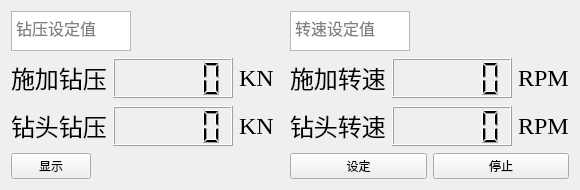
<?xml version="1.0" encoding="UTF-8"?>
<ui version="4.0">
 <class>Control</class>
 <widget class="QWidget" name="Control">
  <property name="geometry">
   <rect>
    <x>0</x>
    <y>0</y>
    <width>580</width>
    <height>190</height>
   </rect>
  </property>
  <property name="maximumSize">
   <size>
    <width>580</width>
    <height>190</height>
   </size>
  </property>
  <property name="windowTitle">
   <string>Form</string>
  </property>
  <layout class="QGridLayout" name="gridLayout">
   <item row="0" column="0">
    <layout class="QVBoxLayout" name="verticalLayout_2">
     <item>
      <layout class="QHBoxLayout" name="horizontalLayout_6">
       <item>
        <widget class="QTextEdit" name="tE_WOB_Set">
         <property name="minimumSize">
          <size>
           <width>120</width>
           <height>40</height>
          </size>
         </property>
         <property name="maximumSize">
          <size>
           <width>120</width>
           <height>40</height>
          </size>
         </property>
         <property name="font">
          <font>
           <pointsize>12</pointsize>
          </font>
         </property>
         <property name="layoutDirection">
          <enum>Qt::LeftToRight</enum>
         </property>
         <property name="markdown">
          <string/>
         </property>
         <property name="placeholderText">
          <string>钻压设定值</string>
         </property>
        </widget>
       </item>
       <item>
        <spacer name="horizontalSpacer_3">
         <property name="orientation">
          <enum>Qt::Horizontal</enum>
         </property>
         <property name="sizeHint" stdset="0">
          <size>
           <width>40</width>
           <height>20</height>
          </size>
         </property>
        </spacer>
       </item>
      </layout>
     </item>
     <item>
      <layout class="QHBoxLayout" name="horizontalLayout_2">
       <item>
        <widget class="QLabel" name="label">
         <property name="maximumSize">
          <size>
           <width>100</width>
           <height>40</height>
          </size>
         </property>
         <property name="font">
          <font>
           <family>微软雅黑</family>
           <pointsize>18</pointsize>
          </font>
         </property>
         <property name="text">
          <string>施加钻压</string>
         </property>
        </widget>
       </item>
       <item>
        <widget class="QLCDNumber" name="lN_WOB_infliction">
         <property name="minimumSize">
          <size>
           <width>120</width>
           <height>40</height>
          </size>
         </property>
         <property name="maximumSize">
          <size>
           <width>120</width>
           <height>40</height>
          </size>
         </property>
        </widget>
       </item>
       <item>
        <widget class="QLabel" name="label_3">
         <property name="font">
          <font>
           <family>Times New Roman</family>
           <pointsize>18</pointsize>
          </font>
         </property>
         <property name="text">
          <string>KN</string>
         </property>
        </widget>
       </item>
      </layout>
     </item>
     <item>
      <layout class="QHBoxLayout" name="horizontalLayout_4">
       <item>
        <widget class="QLabel" name="label_7">
         <property name="maximumSize">
          <size>
           <width>100</width>
           <height>40</height>
          </size>
         </property>
         <property name="font">
          <font>
           <family>微软雅黑</family>
           <pointsize>18</pointsize>
          </font>
         </property>
         <property name="text">
          <string>钻头钻压</string>
         </property>
        </widget>
       </item>
       <item>
        <widget class="QLCDNumber" name="lN_WOB_Bit">
         <property name="minimumSize">
          <size>
           <width>120</width>
           <height>40</height>
          </size>
         </property>
         <property name="maximumSize">
          <size>
           <width>120</width>
           <height>40</height>
          </size>
         </property>
        </widget>
       </item>
       <item>
        <widget class="QLabel" name="label_8">
         <property name="font">
          <font>
           <family>Times New Roman</family>
           <pointsize>18</pointsize>
          </font>
         </property>
         <property name="text">
          <string>KN </string>
         </property>
        </widget>
       </item>
      </layout>
     </item>
    </layout>
   </item>
   <item row="0" column="1">
    <layout class="QVBoxLayout" name="verticalLayout">
     <item>
      <layout class="QHBoxLayout" name="horizontalLayout_5">
       <item>
        <widget class="QTextEdit" name="tE_RPM_Set">
         <property name="minimumSize">
          <size>
           <width>120</width>
           <height>40</height>
          </size>
         </property>
         <property name="maximumSize">
          <size>
           <width>120</width>
           <height>40</height>
          </size>
         </property>
         <property name="font">
          <font>
           <pointsize>12</pointsize>
          </font>
         </property>
         <property name="placeholderText">
          <string>转速设定值</string>
         </property>
        </widget>
       </item>
       <item>
        <spacer name="horizontalSpacer">
         <property name="orientation">
          <enum>Qt::Horizontal</enum>
         </property>
         <property name="sizeHint" stdset="0">
          <size>
           <width>40</width>
           <height>20</height>
          </size>
         </property>
        </spacer>
       </item>
      </layout>
     </item>
     <item>
      <layout class="QHBoxLayout" name="horizontalLayout">
       <item>
        <widget class="QLabel" name="label_2">
         <property name="maximumSize">
          <size>
           <width>100</width>
           <height>40</height>
          </size>
         </property>
         <property name="font">
          <font>
           <family>微软雅黑</family>
           <pointsize>18</pointsize>
          </font>
         </property>
         <property name="text">
          <string>施加转速</string>
         </property>
        </widget>
       </item>
       <item>
        <widget class="QLCDNumber" name="lN_RPM_infliction">
         <property name="minimumSize">
          <size>
           <width>120</width>
           <height>40</height>
          </size>
         </property>
         <property name="maximumSize">
          <size>
           <width>120</width>
           <height>40</height>
          </size>
         </property>
        </widget>
       </item>
       <item>
        <widget class="QLabel" name="label_4">
         <property name="font">
          <font>
           <family>Times New Roman</family>
           <pointsize>18</pointsize>
          </font>
         </property>
         <property name="text">
          <string>RPM</string>
         </property>
        </widget>
       </item>
      </layout>
     </item>
     <item>
      <layout class="QHBoxLayout" name="horizontalLayout_3">
       <item>
        <widget class="QLabel" name="label_5">
         <property name="maximumSize">
          <size>
           <width>100</width>
           <height>40</height>
          </size>
         </property>
         <property name="font">
          <font>
           <family>微软雅黑</family>
           <pointsize>18</pointsize>
          </font>
         </property>
         <property name="text">
          <string>钻头转速</string>
         </property>
        </widget>
       </item>
       <item>
        <widget class="QLCDNumber" name="lN_RPM_Bit">
         <property name="minimumSize">
          <size>
           <width>120</width>
           <height>40</height>
          </size>
         </property>
         <property name="maximumSize">
          <size>
           <width>120</width>
           <height>40</height>
          </size>
         </property>
        </widget>
       </item>
       <item>
        <widget class="QLabel" name="label_6">
         <property name="font">
          <font>
           <family>Times New Roman</family>
           <pointsize>18</pointsize>
          </font>
         </property>
         <property name="text">
          <string>RPM</string>
         </property>
        </widget>
       </item>
      </layout>
     </item>
    </layout>
   </item>
   <item row="1" column="0">
    <layout class="QHBoxLayout" name="horizontalLayout_8">
     <item>
      <widget class="QPushButton" name="btn_Show">
       <property name="text">
        <string>显示</string>
       </property>
      </widget>
     </item>
     <item>
      <spacer name="horizontalSpacer_5">
       <property name="orientation">
        <enum>Qt::Horizontal</enum>
       </property>
       <property name="sizeHint" stdset="0">
        <size>
         <width>40</width>
         <height>20</height>
        </size>
       </property>
      </spacer>
     </item>
    </layout>
   </item>
   <item row="1" column="1">
    <layout class="QHBoxLayout" name="horizontalLayout_7">
     <item>
      <widget class="QPushButton" name="btn_Set">
       <property name="text">
        <string>设定</string>
       </property>
      </widget>
     </item>
     <item>
      <widget class="QPushButton" name="btn_Stop">
       <property name="text">
        <string>停止</string>
       </property>
      </widget>
     </item>
    </layout>
   </item>
  </layout>
 </widget>
 <resources/>
 <connections/>
</ui>
